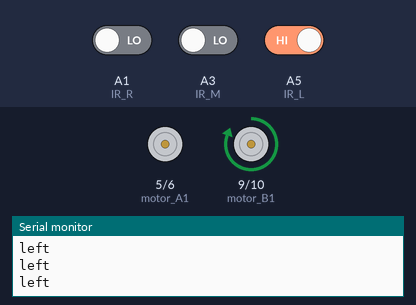
Simulated run of this sketch. Board: Arduino Uno, built with avr-gcc and run on an emulated ATmega328P. Shown: motor-driver pin pairs drawn as motors (green arrow = first pin HIGH = forward, orange = second pin HIGH = backward, longer = more drive), the last lines printed to the serial monitor. The inputs (shaded band) are chosen by the test bench; at power-on: A1 (IR_R) LOW, A5 (IR_L) HIGH, A3 (IR_M) LOW.

Above: at 1.2 s.
1.3 s: A1 (IR_R) driven HIGH
At 2.3 s:
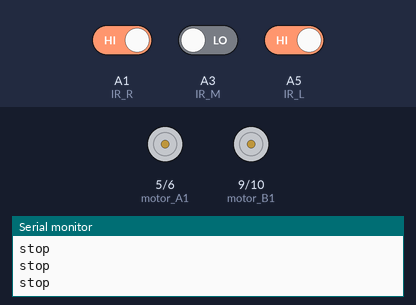
2.8 s: A5 (IR_L) driven LOW
At 3.4 s:
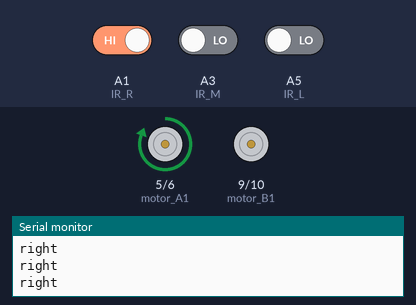
4.3 s: A3 (IR_M) driven HIGH
At 5.5 s:
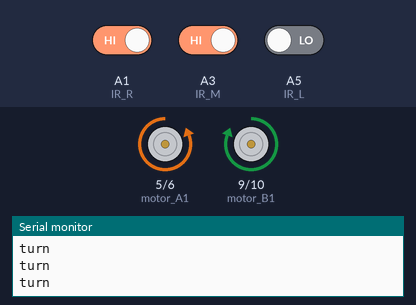
5.8 s: A1 (IR_R) driven LOW
At 6.9 s:
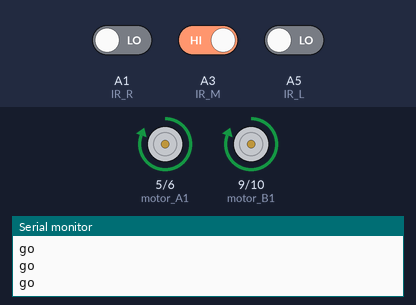
7.3 s: A5 (IR_L) driven HIGH
At 8.0 s:
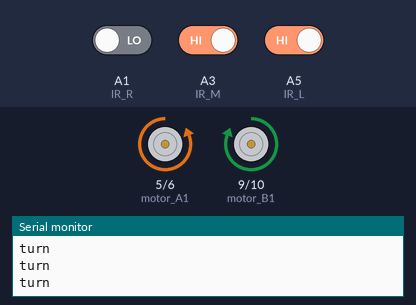
10.3 s: A3 (IR_M) driven LOW
At 11.5 s:
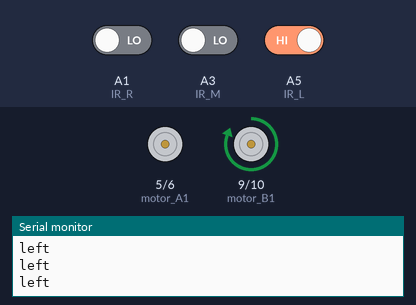
Timing chart, 0 to 13.3 s (numbered marks = the images above; inputs shaded):
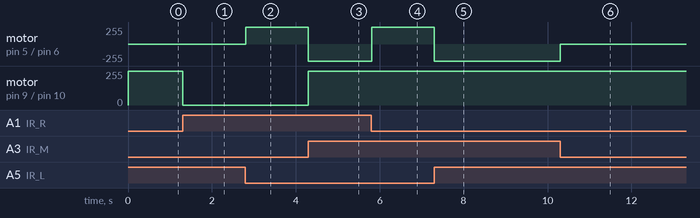

Measured:
- after the input at 1.3 s, motor on pin 9 (motor_B1) / pin 10 (motor_B2): forward 255/255 → stopped at once
- after the input at 2.8 s, motor on pin 5 (motor_A1) / pin 6 (motor_A2): stopped → forward 255/255 at once
- after the input at 4.3 s, motor on pin 5 (motor_A1) / pin 6 (motor_A2): forward 255/255 → backward 255/255 at once; motor on pin 9 (motor_B1) / pin 10 (motor_B2): stopped → forward 255/255 at once
- after the input at 5.8 s, motor on pin 5 (motor_A1) / pin 6 (motor_A2): backward 255/255 → forward 255/255 at once
- after the input at 7.3 s, motor on pin 5 (motor_A1) / pin 6 (motor_A2): forward 255/255 → backward 255/255 at once
- after the input at 10.3 s, motor on pin 5 (motor_A1) / pin 6 (motor_A2): backward 255/255 → stopped at once

The sketch:

line_tracer1.ino
```cpp
const int motor_A1 = 5;
const int motor_A2 = 6;
const int motor_B1 = 9;
const int motor_B2 = 10;
const int IR_R = A1;
const int IR_M = A3;
const int IR_L = A5;
int IR_L_data;
int IR_M_data;
int IR_R_data;

void setup() {
  pinMode(motor_A1, OUTPUT);
  pinMode(motor_A2, OUTPUT);
  pinMode(motor_B1, OUTPUT);
  pinMode(motor_B2, OUTPUT);
  pinMode(IR_L, INPUT);
  pinMode(IR_M, INPUT);
  pinMode(IR_R, INPUT);
  Serial.begin(9600);
  Serial.print("Start");
}


void loop() {
  IR_L_data = digitalRead(IR_L);
  IR_M_data = digitalRead(IR_M);
  IR_R_data = digitalRead(IR_R);
  if (IR_L_data == 0 and IR_M_data == 1 and IR_R_data == 0) forward();
  else if (IR_L_data == 1 and IR_M_data == 0 and IR_R_data == 0) left();
  else if (IR_L_data == 0 and IR_M_data == 0 and IR_R_data == 1)  right();
  else if (IR_L_data == 1  and IR_R_data == 1) stop();
  else if (IR_L_data == 0 and IR_M_data == 1 and IR_R_data == 1)  turn();
  else if (IR_L_data == 1 and IR_M_data == 1 and IR_R_data == 0)  turn();


}


void right () {
  //우
  digitalWrite(motor_A1, HIGH);
  digitalWrite(motor_A2, LOW);
  digitalWrite(motor_B1, LOW);
  digitalWrite(motor_B2, LOW);
  Serial.println("right");
}

void left() {
  //좌
  digitalWrite(motor_A1, LOW);
  digitalWrite(motor_A2, LOW);
  digitalWrite(motor_B1, HIGH);
  digitalWrite(motor_B2, LOW);
  Serial.println("left");
}

void forward() {
  //전진
  digitalWrite(motor_A1, HIGH);
  digitalWrite(motor_A2, LOW);
  digitalWrite(motor_B1, HIGH);
  digitalWrite(motor_B2, LOW);
  Serial.println("go");
}

void backward() {
  //후진
  digitalWrite(motor_A1, LOW);
  digitalWrite(motor_A2, HIGH);
  digitalWrite(motor_B1, LOW);
  digitalWrite(motor_B2, HIGH);
  Serial.println("back");
}

void stop() {
  digitalWrite(motor_A1, LOW);
  digitalWrite(motor_A2, LOW);
  digitalWrite(motor_B1, LOW);
  digitalWrite(motor_B2, LOW);
  Serial.println("stop");
}

void turn(){
  digitalWrite(motor_A1, LOW);
  digitalWrite(motor_A2, HIGH);
  digitalWrite(motor_B1, HIGH);
  digitalWrite(motor_B2, LOW);
  Serial.println("turn");
}
```
